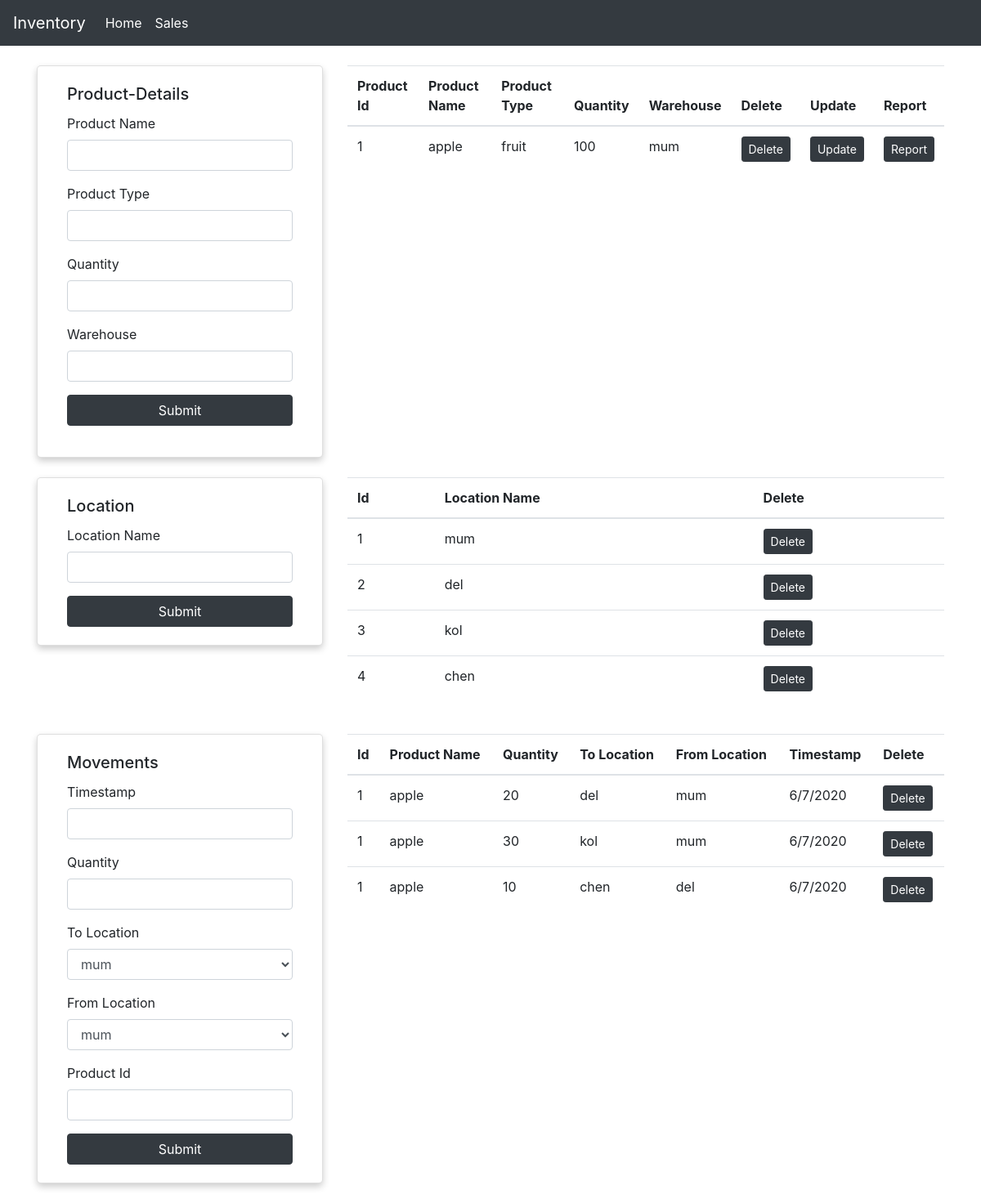
The page / on the database its author committed.
### app.py (models this page shows)
class Product(db.Model):
    id = db.Column(db.Integer,primary_key=True, autoincrement=True)
    product_name = db.Column(db.String(200))
    product_type = db.Column(db.String(200))
    quantity = db.Column(db.String(200))
    warehouse = db.Column(db.String(200))

class Location(db.Model):
    id = db.Column(db.Integer,primary_key=True, autoincrement=True)
    location_name = db.Column(db.String(200))

class Movement(db.Model):
    id = db.Column(db.Integer, primary_key=True)
    timestamp = db.Column(db.String(200))
    to_location = db.Column(db.String(200))
    from_location = db.Column(db.String(200))
    product_id = db.Column(db.Integer, db.ForeignKey('product.id'))
    quantity = db.Column(db.Integer)

### app.py (the view, shortened to what this page needs)
@app.route('/',methods=['GET','POST'])
def get():
    if request.method == "GET":
        user1s = Product.query.all()
        locations = Location.query.all()
        movements = db.session.query(Product, Movement).filter(Product.id == Movement.product_id ).all()
        page ='home'
        user = Product(id='',product_name='',product_type='',quantity='',warehouse='')
        return render_template('home.html',user1s=user1s,locations=locations,movements=movements,page=page,user=user)

### templates/home.html (shortened to what this page needs)
{% extends 'index.html' %}
{% block content %}
<br>
<div class="row">
    <div class="col-lg-4">
        <div class="card" >
            <div class="card-body">
                <h5 class="card-title">Product-Details</h5>
                {% if page == 'home' %}
                <form action="/" method="POST" class="form-group">
                {% endif %}
                    <div class="form-group">
                        <label for="">Product Name</label>
                        <input type="text" name="product_name" class="form-control" value={{user.product_name}}>
                    </div>
                    <div class="form-group">
                        <label for="">Product Type</label>
                        <input type="text" name="product_type" class="form-control" value={{user.product_type}}>
                    </div>
                    <div class="form-group">
                        <label for="">Quantity</label>
                        <input type="text" name="quantity" class="form-control" value={{user.quantity}}>
                    </div>
                    <div class="form-group">
                        <label for="">Warehouse</label>
                        <input type="text" name="warehouse" class="form-control" value={{user.warehouse}}>
                    </div>
                    <button class="btn btn-block btn-dark">Submit</button>
                </form>
            </div>
        </div>
    </div>
    <div class="col-lg-8">
        <table class="table">
            <thead>
                <th>Product Id</th>
                <th>Product Name</th>
                <th>Product Type</th>
                <th>Quantity</th>
                <th>Warehouse</th>
                <th>Delete</th>
                <th>Update</th>
                <th>Report</th>
            </thead>
            <tbody>
                {% for i in user1s %}
                <tr>
                    <td>{{ i.id }}</td>
                    <td>{{ i.product_name }}</td>
                    <td>{{ i.product_type }}</td>
                    <td>{{ i.quantity }}</td>
                    <td>{{ i.warehouse }}</td>
                    <td>
                        <a href='/delete_product/{{i.id}}' class="btn btn-sm btn-dark">Delete</a>
                    </td>
                    <td>
                        <a href='/update_product/{{i.id}}' class="btn btn-sm btn-dark">Update</a>
                    </td>
                    <td>
                        <a href='/report/{{i.id}}' class="btn btn-sm btn-dark">Report</a>
                    </td>
                </tr>
                {% endfor %}
            </tbody>
        </table>
    </div>
</div>
<br>
<div class="row">
    <div class="col-lg-4">
        <div class="card" >
            <div class="card-body">
                <h5 class="card-title">Location</h5>
                <form method="POST" action="/add_location">
                    <div class="form-group">
                        <label for="">Location Name</label>
                        <input type="text" name="location_name" class="form-control" >
                    </div>
                    <button class="btn btn-block btn-dark">Submit</button>
                </form>
            </div>
        </div>
    </div>
    <div class="col-lg-8">
        <table class="table">
            <thead>
                <th>Id</th>
                <th>Location Name</th>
                <th>Delete</th>
            </thead>
            <tbody>
                {% for i in locations %}
                <tr>
                    <td>{{ i.id }}</td>
                    <td>{{ i.location_name }}</td>
                    <td>
                        <a href='/delete_location/{{i.id}}' class="btn btn-sm btn-dark">Delete</a>
                    </td>
                </tr>
                {% endfor %}
            </tbody>
        </table>
    </div>
</div>
<br>
<div class="row">
    <div class="col-lg-4">
        <div class="card" >
            <div class="card-body">
                <h5 class="card-title">Movements</h5>
                <form method="POST" action="/add_movement">
                    <div class="form-group">
                        <label for="">Timestamp</label>
                        <input type="text" name="timestamp" class="form-control" >
                    </div>
                    <div class="form-group">
                        <label for="">Quantity</label>
                        <input type="text" name="quantity" class="form-control" >
                    </div>
                    <div class="form-group">
                        <label for="">To Location</label>
                        <select class="form-control" name="to_location" id="to_location">
                            {% for i in locations %}
                            <option value="{{i.location_name}}">{{i.location_name}}</option>
                            {% endfor %}
                        </select>
                    </div>
                    <div class="form-group">
                        <label for="">From Location</label>
                        <select class="form-control" name="from_location" id="from_location">
                            {% for i in locations %}
                            <option value="{{i.location_name}}">{{i.location_name}}</option>
                            {% endfor %}
                        </select>
                    </div>
                    <div class="form-group">
                        <label for="">Product Id</label>
                        <input type="text" name="product_id" class="form-control" >
                    </div>
                    <button class="btn btn-block btn-dark">Submit</button>
                </form>
            </div>
        </div>
    </div>
    <div class="col-lg-8">
        <table class="table">
            <thead>
                <th>Id</th>
                <th>Product Name</th>
                <th>Quantity</th>
                <th>To Location</th>
                <th>From Location</th>
                <th>Timestamp</th>
                <th>Delete</th>
            </thead>
            <tbody>
                {% for i in movements %}
                <tr>
                    <td>{{ i.Product.id }}</td>
                    <td>{{ i.Product.product_name }}</td>
                    <td>{{ i.Movement.quantity }}</td>
                    <td>{{ i.Movement.to_location }}</td>
                    <td>{{ i.Movement.from_location }}</td>
                    <td>{{ i.Movement.timestamp }}</td>
                    <td>
                        <a href='/delete_movement/{{i.Movement.id}}' class="btn btn-sm btn-dark">Delete</a>
                    </td>
                </tr>
                {% endfor %}
            </tbody>
        </table>
    </div>
</div>
<br>
{% endblock %}

### Include/css/style.css (style rules this page uses)
.card { box-shadow: 0 4px 8px 0 rgba(0,0,0,0.2); transition: 0.3s; border-radius: 5px; padding: 2px 16px; }

### rows shown on the page
Product: id "1", product_name "apple", product_type "fruit", quantity "100", warehouse "mum", Product.id "1", Product.product_name "apple", Movement.quantity "20", Movement.to_location "del", Movement.from_location "mum", Movement.timestamp "6/7/2020", Movement.quantity "30", Movement.to_location "kol", Movement.quantity "10", Movement.to_location "chen", Movement.from_location "del"
Location: id "1", location_name "mum"
Location: id "2", location_name "del"
Location: id "3", location_name "kol"
Location: id "4", location_name "chen"

### other values the page prints
form field to_location "mum"
form field from_location "mum"
